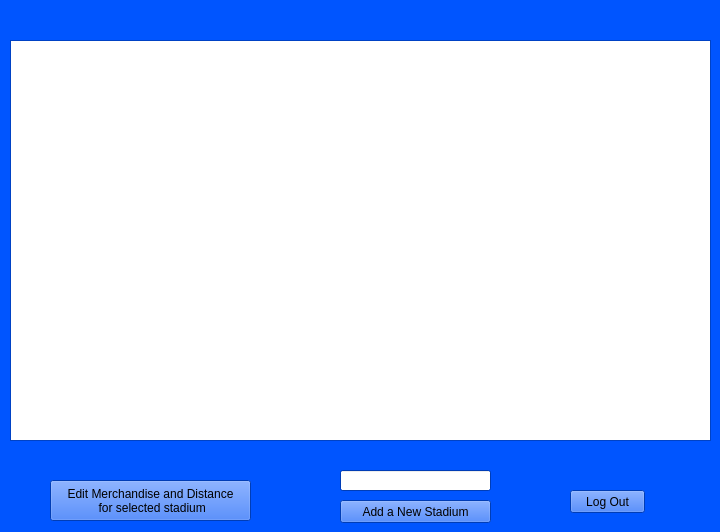
    <widget class="QWidget" name="AdminPage">
     <property name="palette">
      <palette>
       <active>
        <colorrole role="WindowText">
         <brush brushstyle="SolidPattern">
          <color alpha="255">
           <red>0</red>
           <green>0</green>
           <blue>0</blue>
          </color>
         </brush>
        </colorrole>
        <colorrole role="Button">
         <brush brushstyle="SolidPattern">
          <color alpha="255">
           <red>0</red>
           <green>85</green>
           <blue>255</blue>
          </color>
         </brush>
        </colorrole>
        <colorrole role="Light">
         <brush brushstyle="SolidPattern">
          <color alpha="255">
           <red>127</red>
           <green>170</green>
           <blue>255</blue>
          </color>
         </brush>
        </colorrole>
        <colorrole role="Midlight">
         <brush brushstyle="SolidPattern">
          <color alpha="255">
           <red>63</red>
           <green>127</green>
           <blue>255</blue>
          </color>
         </brush>
        </colorrole>
        <colorrole role="Dark">
         <brush brushstyle="SolidPattern">
          <color alpha="255">
           <red>0</red>
           <green>42</green>
           <blue>127</blue>
          </color>
         </brush>
        </colorrole>
        <colorrole role="Mid">
         <brush brushstyle="SolidPattern">
          <color alpha="255">
           <red>0</red>
           <green>56</green>
           <blue>170</blue>
          </color>
         </brush>
        </colorrole>
        <colorrole role="Text">
         <brush brushstyle="SolidPattern">
          <color alpha="255">
           <red>0</red>
           <green>0</green>
           <blue>0</blue>
          </color>
         </brush>
        </colorrole>
        <colorrole role="BrightText">
         <brush brushstyle="SolidPattern">
          <color alpha="255">
           <red>255</red>
           <green>255</green>
           <blue>255</blue>
          </color>
         </brush>
        </colorrole>
        <colorrole role="ButtonText">
         <brush brushstyle="SolidPattern">
          <color alpha="255">
           <red>0</red>
           <green>0</green>
           <blue>0</blue>
          </color>
         </brush>
        </colorrole>
        <colorrole role="Base">
         <brush brushstyle="SolidPattern">
          <color alpha="255">
           <red>255</red>
           <green>255</green>
           <blue>255</blue>
          </color>
         </brush>
        </colorrole>
        <colorrole role="Window">
         <brush brushstyle="SolidPattern">
          <color alpha="255">
           <red>0</red>
           <green>85</green>
           <blue>255</blue>
          </color>
         </brush>
        </colorrole>
        <colorrole role="Shadow">
         <brush brushstyle="SolidPattern">
          <color alpha="255">
           <red>0</red>
           <green>0</green>
           <blue>0</blue>
          </color>
         </brush>
        </colorrole>
        <colorrole role="AlternateBase">
         <brush brushstyle="SolidPattern">
          <color alpha="255">
           <red>127</red>
           <green>170</green>
           <blue>255</blue>
          </color>
         </brush>
        </colorrole>
        <colorrole role="ToolTipBase">
         <brush brushstyle="SolidPattern">
          <color alpha="255">
           <red>255</red>
           <green>255</green>
           <blue>220</blue>
          </color>
         </brush>
        </colorrole>
        <colorrole role="ToolTipText">
         <brush brushstyle="SolidPattern">
          <color alpha="255">
           <red>0</red>
           <green>0</green>
           <blue>0</blue>
          </color>
         </brush>
        </colorrole>
       </active>
       <inactive>
        <colorrole role="WindowText">
         <brush brushstyle="SolidPattern">
          <color alpha="255">
           <red>0</red>
           <green>0</green>
           <blue>0</blue>
          </color>
         </brush>
        </colorrole>
        <colorrole role="Button">
         <brush brushstyle="SolidPattern">
          <color alpha="255">
           <red>0</red>
           <green>85</green>
           <blue>255</blue>
          </color>
         </brush>
        </colorrole>
        <colorrole role="Light">
         <brush brushstyle="SolidPattern">
          <color alpha="255">
           <red>127</red>
           <green>170</green>
           <blue>255</blue>
          </color>
         </brush>
        </colorrole>
        <colorrole role="Midlight">
         <brush brushstyle="SolidPattern">
          <color alpha="255">
           <red>63</red>
           <green>127</green>
           <blue>255</blue>
          </color>
         </brush>
        </colorrole>
        <colorrole role="Dark">
         <brush brushstyle="SolidPattern">
          <color alpha="255">
           <red>0</red>
           <green>42</green>
           <blue>127</blue>
          </color>
         </brush>
        </colorrole>
        <colorrole role="Mid">
         <brush brushstyle="SolidPattern">
          <color alpha="255">
           <red>0</red>
           <green>56</green>
           <blue>170</blue>
          </color>
         </brush>
        </colorrole>
        <colorrole role="Text">
         <brush brushstyle="SolidPattern">
          <color alpha="255">
           <red>0</red>
           <green>0</green>
           <blue>0</blue>
          </color>
         </brush>
        </colorrole>
        <colorrole role="BrightText">
         <brush brushstyle="SolidPattern">
          <color alpha="255">
           <red>255</red>
           <green>255</green>
           <blue>255</blue>
          </color>
         </brush>
        </colorrole>
        <colorrole role="ButtonText">
         <brush brushstyle="SolidPattern">
          <color alpha="255">
           <red>0</red>
           <green>0</green>
           <blue>0</blue>
          </color>
         </brush>
        </colorrole>
        <colorrole role="Base">
         <brush brushstyle="SolidPattern">
          <color alpha="255">
           <red>255</red>
           <green>255</green>
           <blue>255</blue>
          </color>
         </brush>
        </colorrole>
        <colorrole role="Window">
         <brush brushstyle="SolidPattern">
          <color alpha="255">
           <red>0</red>
           <green>85</green>
           <blue>255</blue>
          </color>
         </brush>
        </colorrole>
        <colorrole role="Shadow">
         <brush brushstyle="SolidPattern">
          <color alpha="255">
           <red>0</red>
           <green>0</green>
           <blue>0</blue>
          </color>
         </brush>
        </colorrole>
        <colorrole role="AlternateBase">
         <brush brushstyle="SolidPattern">
          <color alpha="255">
           <red>127</red>
           <green>170</green>
           <blue>255</blue>
          </color>
         </brush>
        </colorrole>
        <colorrole role="ToolTipBase">
         <brush brushstyle="SolidPattern">
          <color alpha="255">
           <red>255</red>
           <green>255</green>
           <blue>220</blue>
          </color>
         </brush>
        </colorrole>
        <colorrole role="ToolTipText">
         <brush brushstyle="SolidPattern">
          <color alpha="255">
           <red>0</red>
           <green>0</green>
           <blue>0</blue>
          </color>
         </brush>
        </colorrole>
       </inactive>
       <disabled>
        <colorrole role="WindowText">
         <brush brushstyle="SolidPattern">
          <color alpha="255">
           <red>0</red>
           <green>42</green>
           <blue>127</blue>
          </color>
         </brush>
        </colorrole>
        <colorrole role="Button">
         <brush brushstyle="SolidPattern">
          <color alpha="255">
           <red>0</red>
           <green>85</green>
           <blue>255</blue>
          </color>
         </brush>
        </colorrole>
        <colorrole role="Light">
         <brush brushstyle="SolidPattern">
          <color alpha="255">
           <red>127</red>
           <green>170</green>
           <blue>255</blue>
          </color>
         </brush>
        </colorrole>
        <colorrole role="Midlight">
         <brush brushstyle="SolidPattern">
          <color alpha="255">
           <red>63</red>
           <green>127</green>
           <blue>255</blue>
          </color>
         </brush>
        </colorrole>
        <colorrole role="Dark">
         <brush brushstyle="SolidPattern">
          <color alpha="255">
           <red>0</red>
           <green>42</green>
           <blue>127</blue>
          </color>
         </brush>
        </colorrole>
        <colorrole role="Mid">
         <brush brushstyle="SolidPattern">
          <color alpha="255">
           <red>0</red>
           <green>56</green>
           <blue>170</blue>
          </color>
         </brush>
        </colorrole>
        <colorrole role="Text">
         <brush brushstyle="SolidPattern">
          <color alpha="255">
           <red>0</red>
           <green>42</green>
           <blue>127</blue>
          </color>
         </brush>
        </colorrole>
        <colorrole role="BrightText">
         <brush brushstyle="SolidPattern">
          <color alpha="255">
           <red>255</red>
           <green>255</green>
           <blue>255</blue>
          </color>
         </brush>
        </colorrole>
        <colorrole role="ButtonText">
         <brush brushstyle="SolidPattern">
          <color alpha="255">
           <red>0</red>
           <green>42</green>
           <blue>127</blue>
          </color>
         </brush>
        </colorrole>
        <colorrole role="Base">
         <brush brushstyle="SolidPattern">
          <color alpha="255">
           <red>0</red>
           <green>85</green>
           <blue>255</blue>
          </color>
         </brush>
        </colorrole>
        <colorrole role="Window">
         <brush brushstyle="SolidPattern">
          <color alpha="255">
           <red>0</red>
           <green>85</green>
           <blue>255</blue>
          </color>
         </brush>
        </colorrole>
        <colorrole role="Shadow">
         <brush brushstyle="SolidPattern">
          <color alpha="255">
           <red>0</red>
           <green>0</green>
           <blue>0</blue>
          </color>
         </brush>
        </colorrole>
        <colorrole role="AlternateBase">
         <brush brushstyle="SolidPattern">
          <color alpha="255">
           <red>0</red>
           <green>85</green>
           <blue>255</blue>
          </color>
         </brush>
        </colorrole>
        <colorrole role="ToolTipBase">
         <brush brushstyle="SolidPattern">
          <color alpha="255">
           <red>255</red>
           <green>255</green>
           <blue>220</blue>
          </color>
         </brush>
        </colorrole>
        <colorrole role="ToolTipText">
         <brush brushstyle="SolidPattern">
          <color alpha="255">
           <red>0</red>
           <green>0</green>
           <blue>0</blue>
          </color>
         </brush>
        </colorrole>
       </disabled>
      </palette>
     </property>
     <property name="autoFillBackground">
      <bool>true</bool>
     </property>
     <widget class="QTableView" name="TeamEdit">
      <property name="geometry">
       <rect>
        <x>10</x>
        <y>40</y>
        <width>701</width>
        <height>401</height>
       </rect>
      </property>
      <property name="alternatingRowColors">
       <bool>true</bool>
      </property>
      <property name="sortingEnabled">
       <bool>true</bool>
      </property>
      <attribute name="horizontalHeaderShowSortIndicator" stdset="0">
       <bool>false</bool>
      </attribute>
     </widget>
     <widget class="QPushButton" name="LogOut">
      <property name="geometry">
       <rect>
        <x>570</x>
        <y>490</y>
        <width>75</width>
        <height>23</height>
       </rect>
      </property>
      <property name="text">
       <string>Log Out</string>
      </property>
     </widget>
     <widget class="QPushButton" name="EditMercDist">
      <property name="geometry">
       <rect>
        <x>50</x>
        <y>480</y>
        <width>201</width>
        <height>41</height>
       </rect>
      </property>
      <property name="text">
       <string>Edit Merchandise and Distance
 for selected stadium</string>
      </property>
     </widget>
     <widget class="QLineEdit" name="newStadiumName">
      <property name="geometry">
       <rect>
        <x>340</x>
        <y>470</y>
        <width>151</width>
        <height>21</height>
       </rect>
      </property>
     </widget>
     <widget class="QPushButton" name="newStadium">
      <property name="geometry">
       <rect>
        <x>340</x>
        <y>500</y>
        <width>151</width>
        <height>23</height>
       </rect>
      </property>
      <property name="text">
       <string>Add a New Stadium</string>
      </property>
     </widget>
    </widget>
